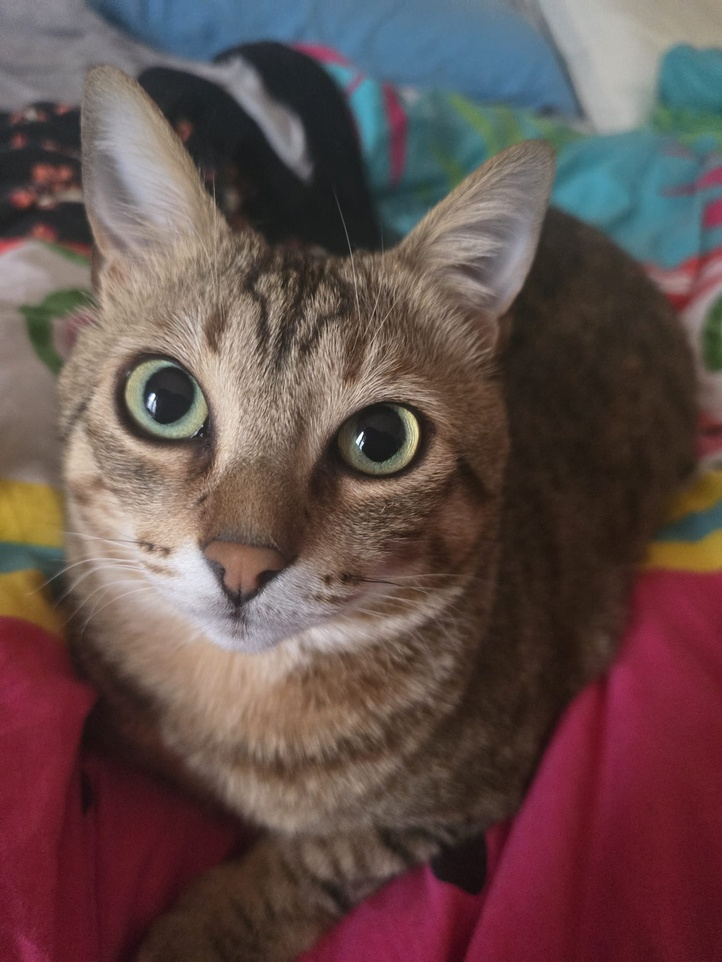
#> input picture Progetto 2/images/IMG-20250310-WA0004.jpg, 722 x 962 px, shrunk from 1500 x 2000 before the run; its folder holds 4 pictures in this run
$ python IntegralImage.py
#> lines starting #> are read from the running program, lines starting #| are printed output that depends on the picture
import numpy as np
from PIL import Image
import os
import time
from concurrent.futures import ThreadPoolExecutor


def compute_channel(image_array, channel, result):
    result[:, :, channel] = image_array[:, :, channel].cumsum(axis=0).cumsum(axis=1) #numpy per calcolare velocemente l'integrale di ogni canale RGB

def integralImage(image_array, imgnum):
    result = np.zeros_like(image_array, dtype=np.uint64)
    for i in range(3):
        compute_channel(image_array, i, result)

    print("Integral image per canale RGB dell'immagine ", imgnum, " completato")
    #print("R: \n",result[:,:,0])
    #print("G: \n",result[:,:,1])
    #print("B: \n",result[:,:,2])

if __name__ == "__main__":

    maxthreads = 16
    starting = os.path.dirname(__file__)
    path = os.path.join(starting, "images")

    # Caricamento dele immagini
    images = [np.array(Image.open(os.path.join(path, file)).convert("RGB"), dtype=np.uint64) for file in os.listdir(path)]
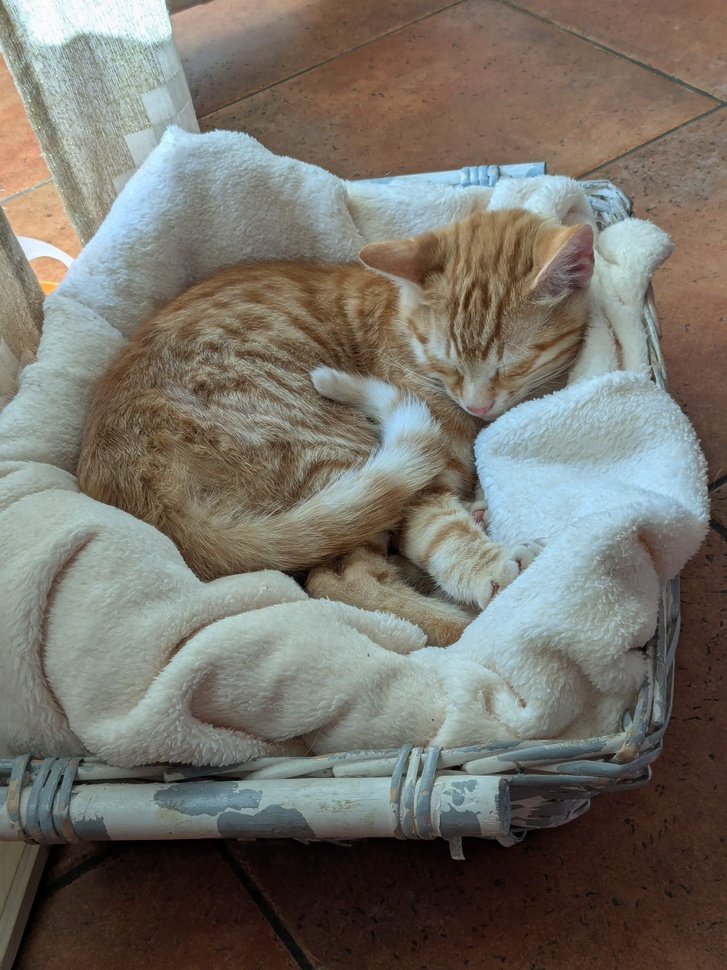
#> input picture Progetto 2/images/IMG-20250310-WA0005.jpg, 727 x 970 px, shrunk from 1512 x 2016 before the run
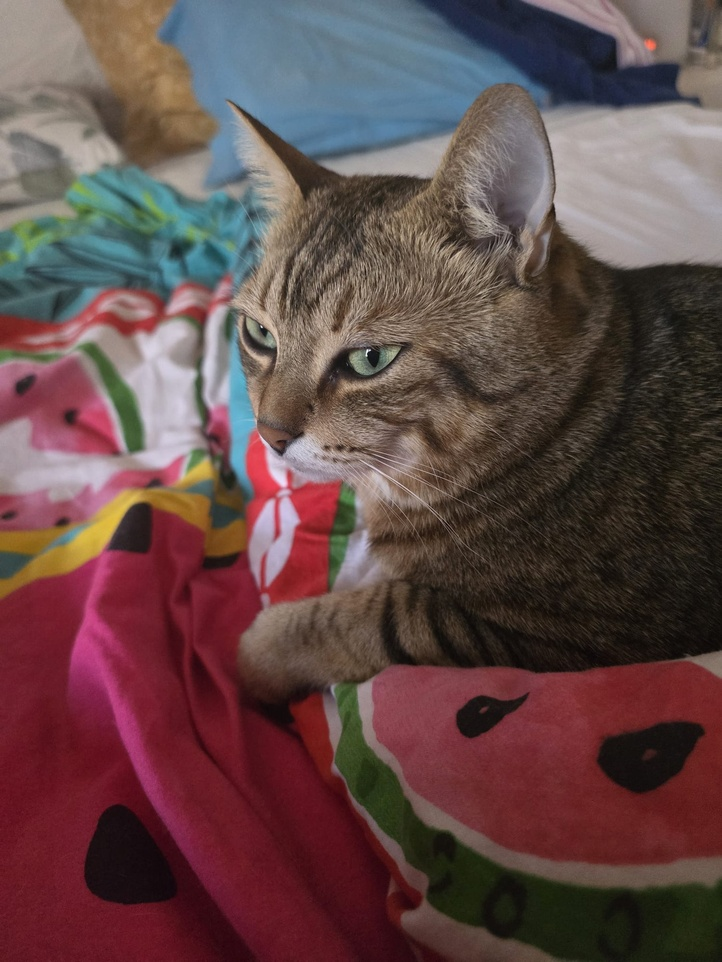
#> input picture Progetto 2/images/IMG-20250405-WA0017.jpg, 722 x 962 px, shrunk from 1500 x 2000 before the run
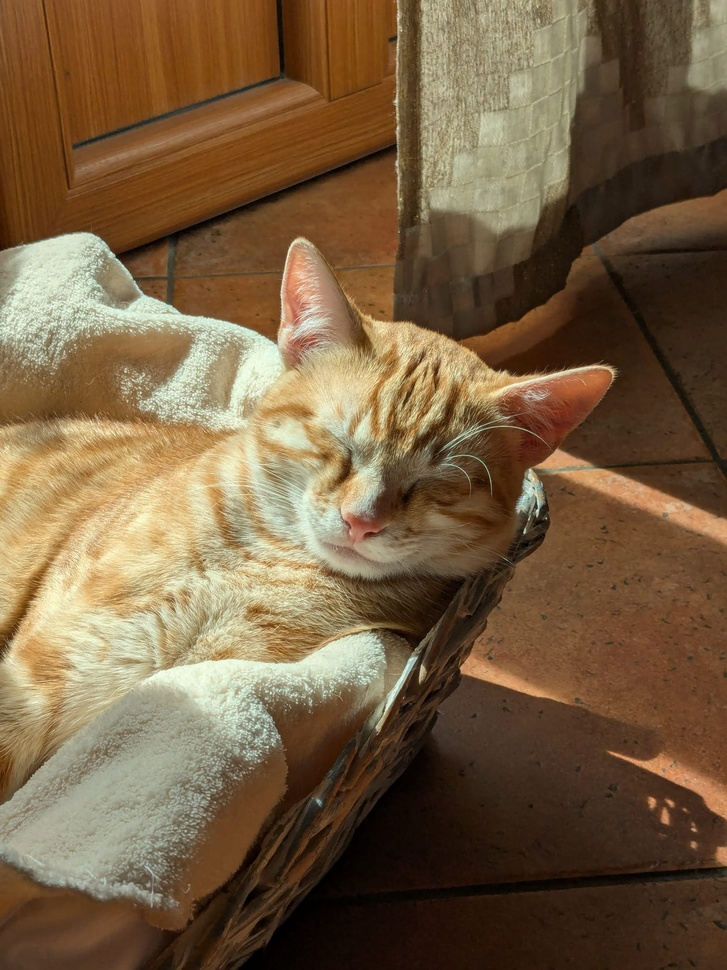
#> input picture Progetto 2/images/IMG-20250413-WA0001.jpg, 727 x 970 px, shrunk from 1512 x 2016 before the run


    start = time.time()
    with ThreadPoolExecutor(max_workers=maxthreads) as executor: #genero i thread e li lancio con pool
        executor.map(integralImage, images ,range(len(images)))

    print("--- %s seconds ---" % (time.time() - start))
